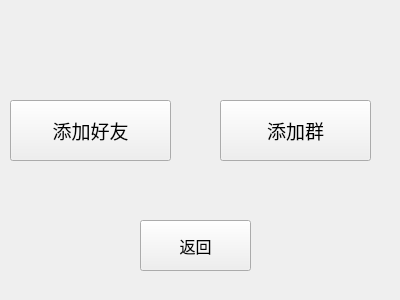
<?xml version="1.0" encoding="UTF-8"?>
<ui version="4.0">
 <class>chooseadd</class>
 <widget class="QWidget" name="chooseadd">
  <property name="geometry">
   <rect>
    <x>0</x>
    <y>0</y>
    <width>400</width>
    <height>300</height>
   </rect>
  </property>
  <property name="windowTitle">
   <string>Form</string>
  </property>
  <widget class="QPushButton" name="pushButton">
   <property name="geometry">
    <rect>
     <x>10</x>
     <y>100</y>
     <width>161</width>
     <height>61</height>
    </rect>
   </property>
   <property name="font">
    <font>
     <pointsize>14</pointsize>
    </font>
   </property>
   <property name="text">
    <string>添加好友</string>
   </property>
  </widget>
  <widget class="QPushButton" name="pushButton_2">
   <property name="geometry">
    <rect>
     <x>220</x>
     <y>100</y>
     <width>151</width>
     <height>61</height>
    </rect>
   </property>
   <property name="font">
    <font>
     <pointsize>14</pointsize>
    </font>
   </property>
   <property name="text">
    <string>添加群</string>
   </property>
  </widget>
  <widget class="QPushButton" name="pushButton_3">
   <property name="geometry">
    <rect>
     <x>140</x>
     <y>220</y>
     <width>111</width>
     <height>51</height>
    </rect>
   </property>
   <property name="font">
    <font>
     <pointsize>12</pointsize>
    </font>
   </property>
   <property name="text">
    <string>返回</string>
   </property>
  </widget>
  <widget class="QLabel" name="label">
   <property name="geometry">
    <rect>
     <x>0</x>
     <y>0</y>
     <width>401</width>
     <height>301</height>
    </rect>
   </property>
   <property name="text">
    <string/>
   </property>
  </widget>
  <zorder>label</zorder>
  <zorder>pushButton</zorder>
  <zorder>pushButton_2</zorder>
  <zorder>pushButton_3</zorder>
 </widget>
 <resources/>
 <connections/>
</ui>
